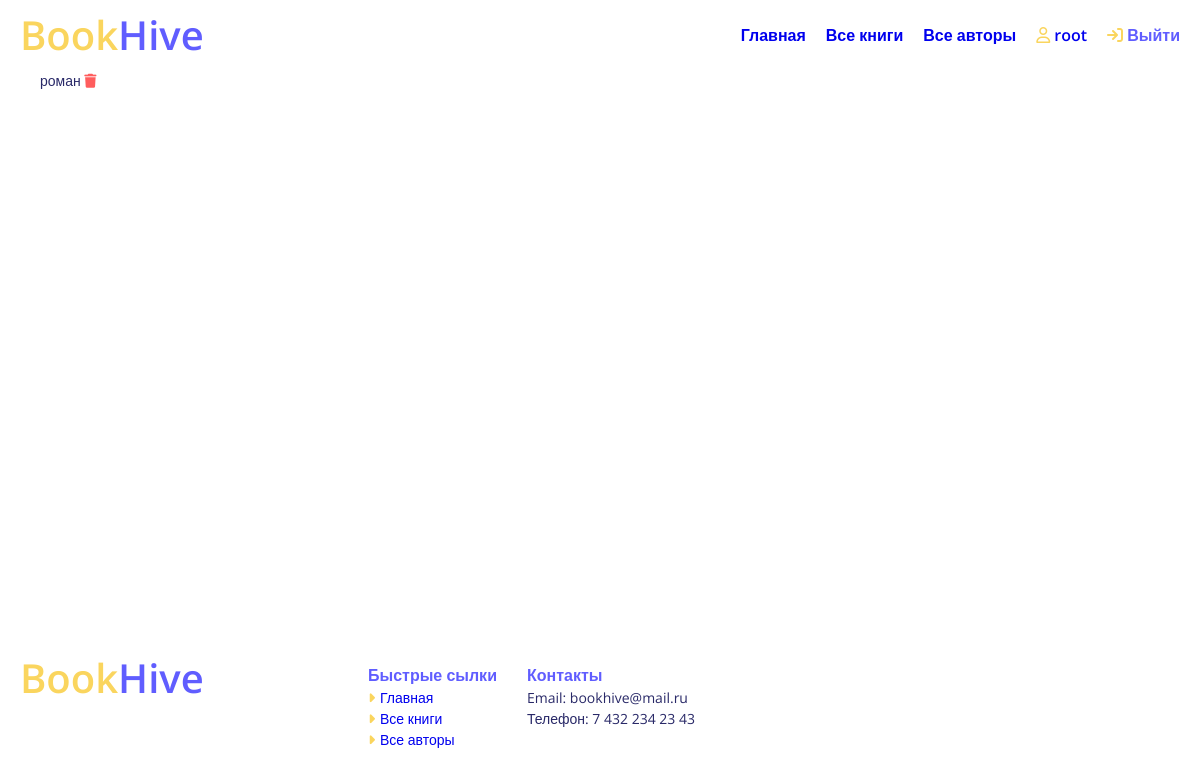
Before: /catalog/genres/ (signed in) with the older database file.
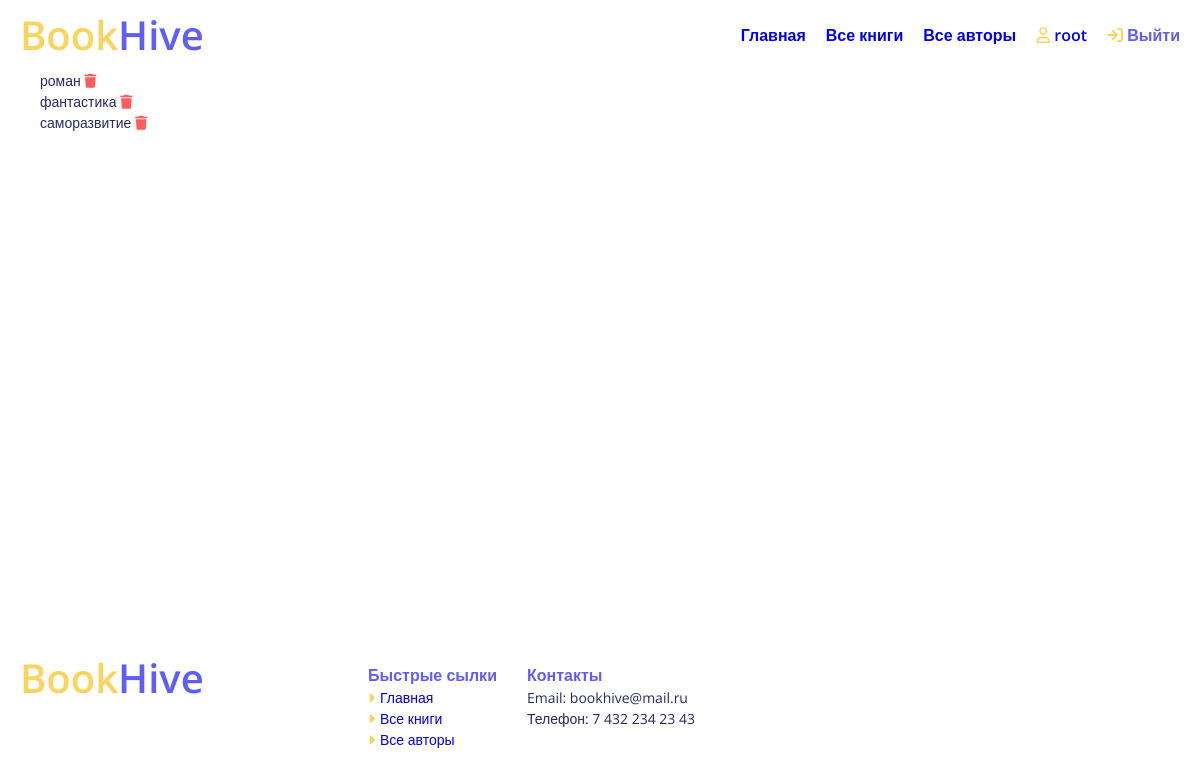
After: the same page with the newer database file.
### catalog/models.py (models this page shows)
class Genre(models.Model):
    name = models.CharField(max_length=200, help_text="Enter a book genre (e.g. Science Fiction, French Poetry etc.)")
    def __str__(self):
        return self.name

### catalog/views.py (the view)
class GenreListView(LoginRequiredMixin, PermissionRequiredMixin, generic.ListView):
    model = Genre
    permission_required = 'catalog.can_change_author'

### catalog/templates/catalog/genre_list.html
{% extends "base_generic.html" %}
{% block content %}
<div class="__container">
    {% if genre_list %}
    <div class="__container">
      <ul class="author-list">
        {% for genre in genre_list %}
        <li>{{ genre }} <a href="{% url 'genre_delete' genre.pk %}"><i class="fa-solid fa-trash" style="color: #FF5D5D;"></i></a></li>
        {% endfor %}
      </ul>
    </div>
    {% else %}
      <p>Список жанров пуст</p>
    {% endif %}
</div>
{% endblock %}

Changed rows visible on the page:
added Genre: name "фантастика"
added Genre: name "саморазвитие"
